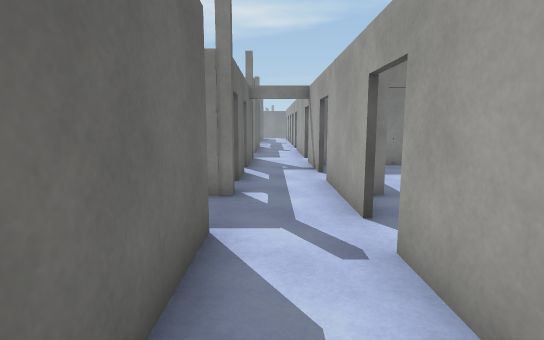
view 1 (above)

24 first-person views from a walk through a Unity game level. The camera is 1.5 m above the floor, tilts 8° down and sees 80° across. The floor is counted in squares, 1 m on a side. Each view is taken from the middle of a square. On the plan, view 1 faces up. The plan holds only what a view shows up to about 15 squares ahead; the rest is blank. The place goes on beyond the plan. Surface patterns are stand-ins for the level's own textures.

view 2
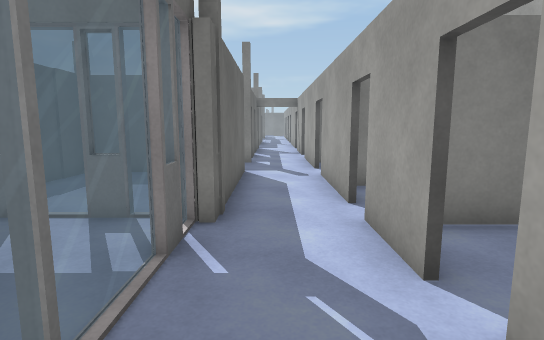

view 3
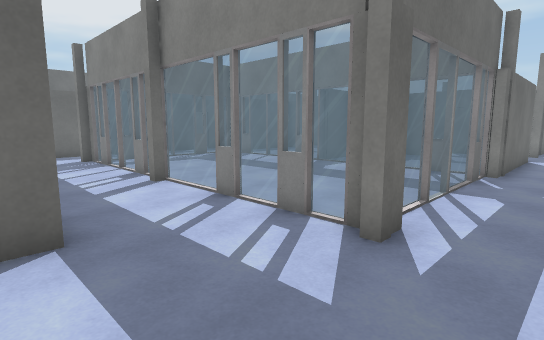

view 4
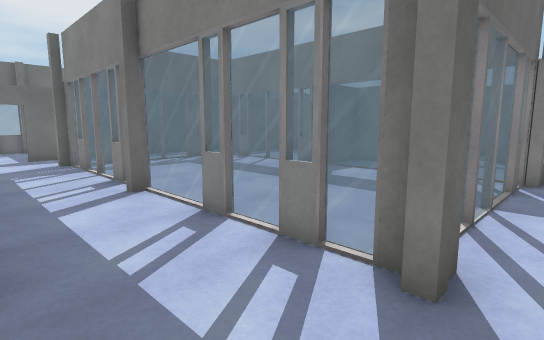

view 5
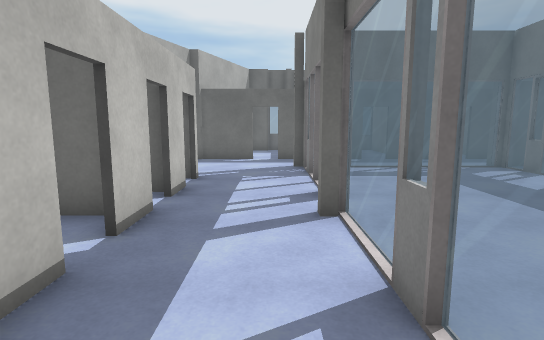

view 6
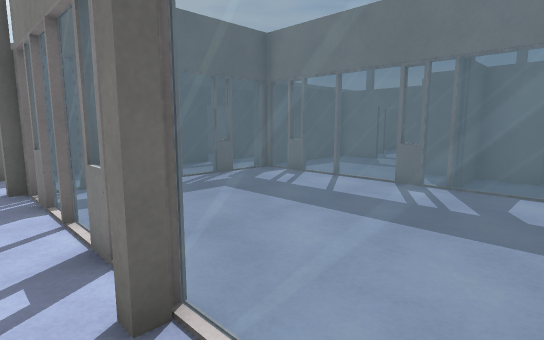

view 7
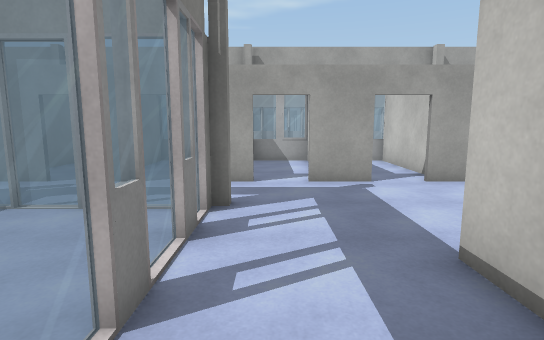

view 8
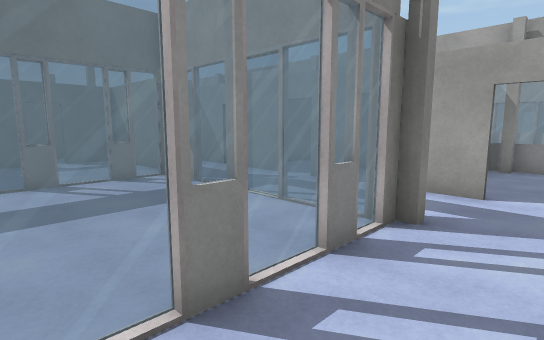

view 9
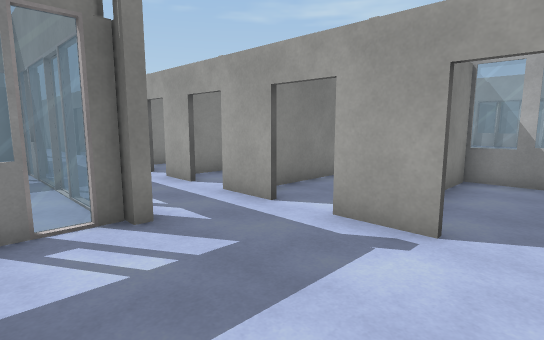

view 10
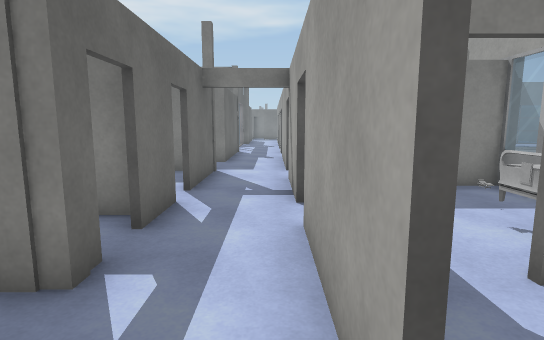

view 11
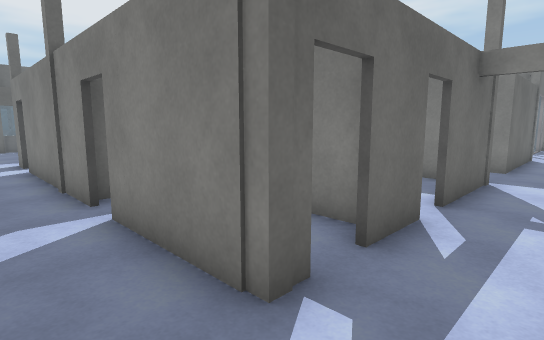

view 12
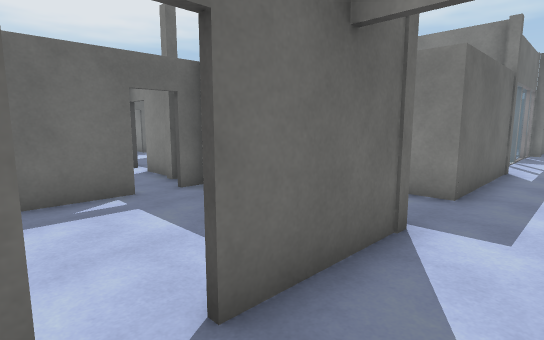

view 13
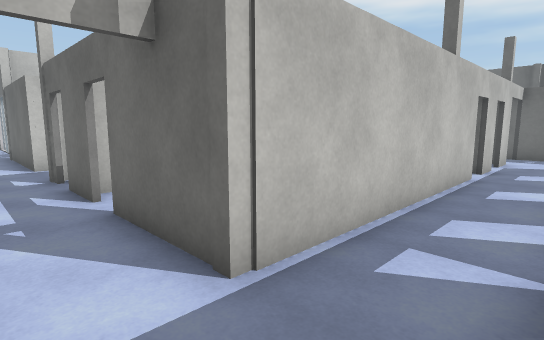

view 14
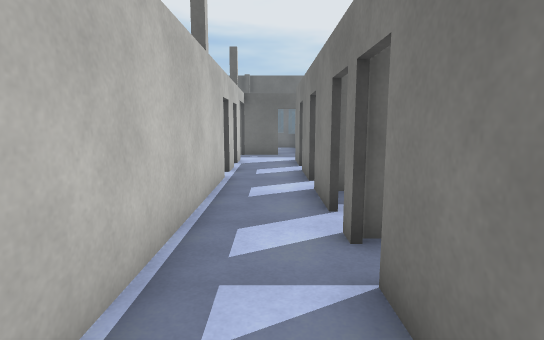

view 15
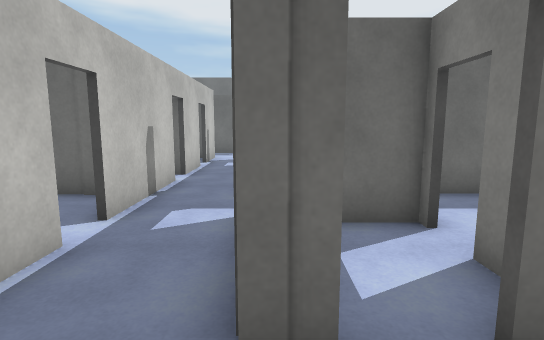

view 16
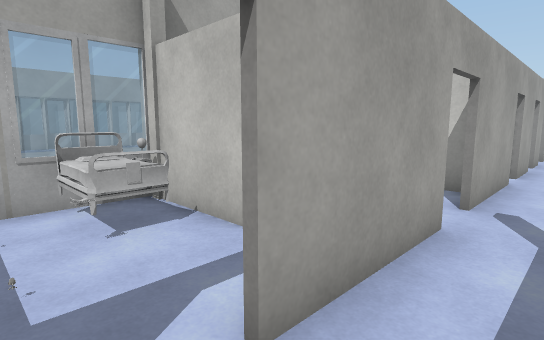

view 17
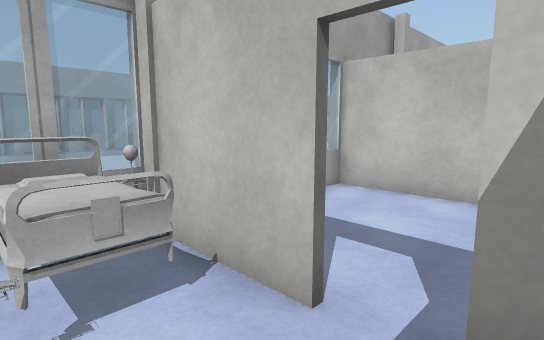

view 18
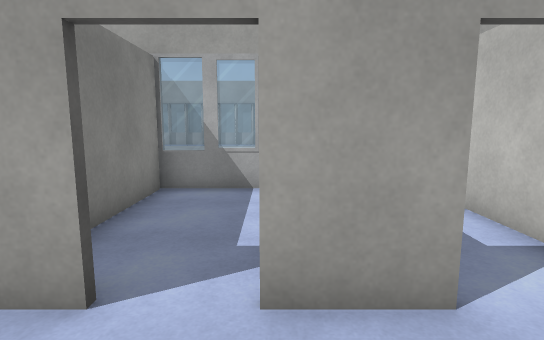

view 19
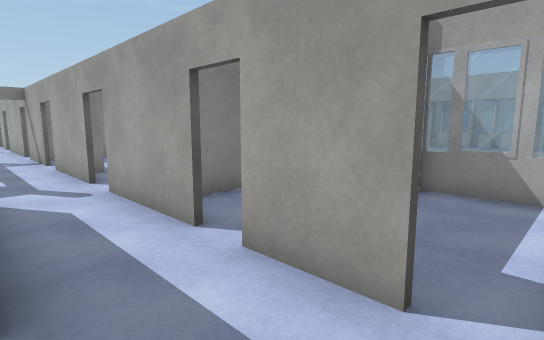

view 20
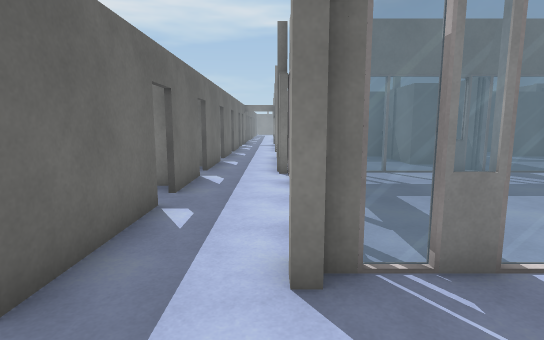

view 21
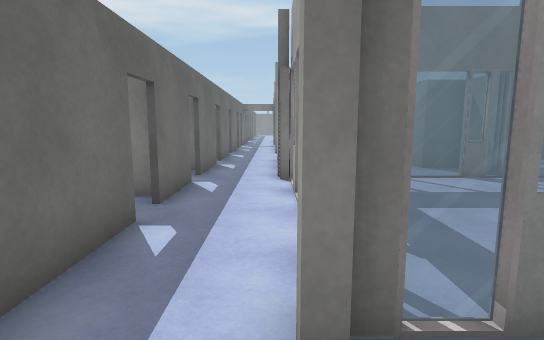

view 22
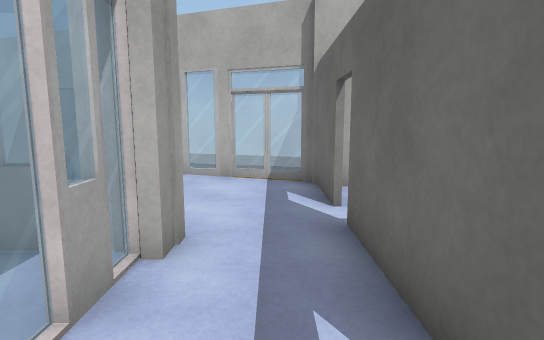

view 23
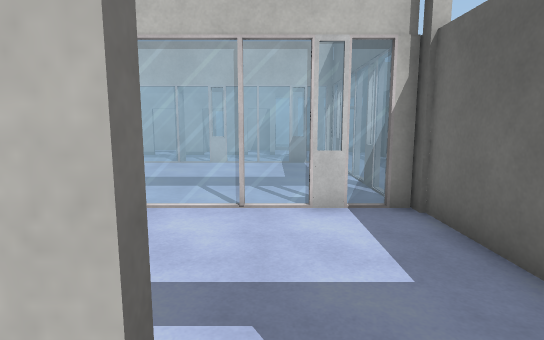

view 24
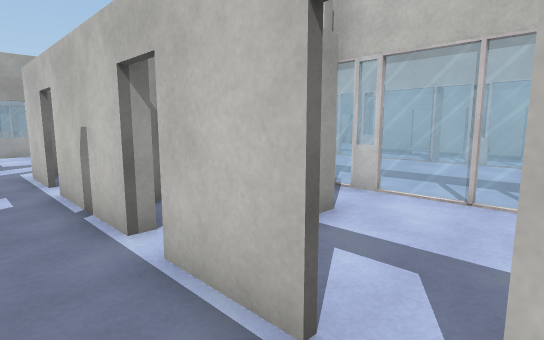

### Floor plan
Key: @ floor where view 1 was taken; # wall or solid block; x gap in a wall; . floor; = window, fence, low wall or low ledge; T thing the floor can be seen under or through; B bed.
Columns run from 17 left of view 1 to 7 right of it. Each row starts with its distance up from view 1.
 17   .###.##.##.####..#
 16   .................#
 15  #.................#
 14  # ## ##x########..
 13           ......#..#
 12            #....#..######
 11            #.......#  ..=
 10             ....#.......
  9              #.##....BBB#
  8              #.....#..BB#
  7   .##.######.####..#.####
  6   .................#..
  5  #.....................
  4  #.###.##.###xx##.......=
  3  ..#....# .#....#..#....=
  2  #.#....#  #....#..######
  1 ##.#....####....#..#.
  0  #.#......#.    #@.x.
 -1  ..#=====##==T=T#..######
 -2  #..=...........=..# ...#
 -3 ##..=..........=...x....#
 -4  #..=..........=...######
 -5  #..=...........=..#....=
 -6  #..=..........=........=
 -7  #..=..........=...#....=
 -8  #..============#..######
 -9  .......................=
-10  #.................#....=
-11 .#....###.####.....######
-12 ##... # # #  #..........=
-13  #==.   # #   . ........#

Where each view was taken, in squares from view 1:
view 1: 0 up, 0 right, facing up
view 2: 6 down, 0 right, facing up
view 3: 12 down, 1 right, facing up-left
view 4: 11 down, 0 right, facing up-left
view 5: 9 down, 2 left, facing left
view 6: 9 down, 5 left, facing up-left
view 7: 9 down, 7 left, facing right
view 8: 10 down, 6 left, facing up-right
view 9: 13 down, 3 left, facing up-right
view 10: 4 up, 1 right, facing up
view 11: 5 up, 1 right, facing up-left
view 12: 10 up, 1 right, facing up-left
view 13: 17 up, 1 right, facing down-left
view 14: 16 up, 0 right, facing left
view 15: 7 up, 1 right, facing left
view 16: 10 up, 0 right, facing down-right
view 17: 9 up, 2 right, facing down-right
view 18: 7 down, 1 left, facing right
view 19: 4 down, 1 left, facing up-right
view 20: 11 down, 14 left, facing up
view 21: 10 down, 14 left, facing up
view 22: 4 down, 15 left, facing down
view 23: 5 up, 11 left, facing down
view 24: 6 up, 12 left, facing down-right
